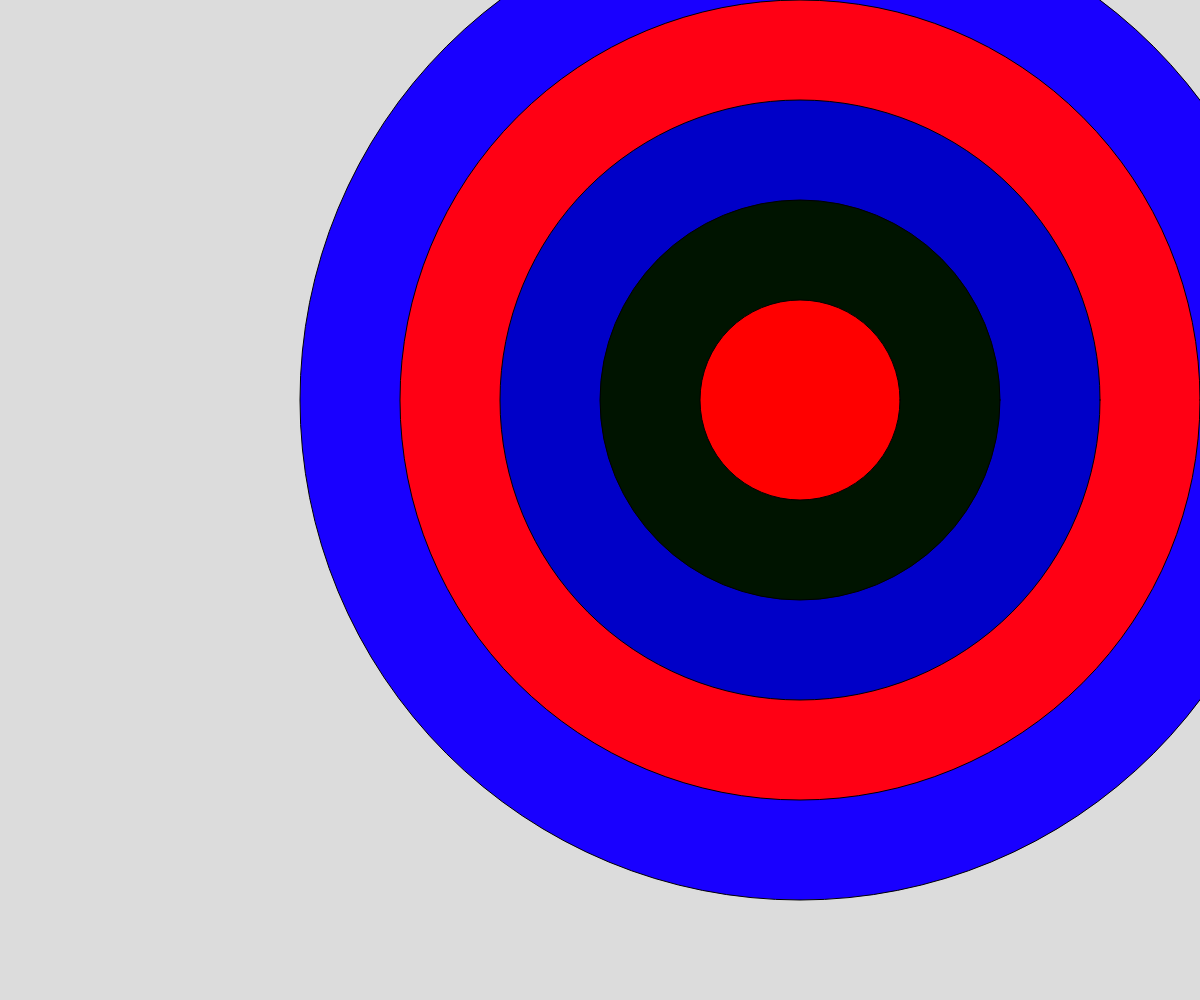
Frame 1 (no input)
Frame 60 (no input): identical to frame 1, image omitted
Frame 120 (the mouse pressed at the canvas centre since frame 60): identical to frame 1, image omitted

The p5.js sketch that drew this single still picture (run headless with seeded random() and noise() and a simulated clock; from frame 60 on, the mouse is pressed at the canvas centre):

// p5.js sketch
// ── sketch.js
// Project Title
// Your Name
// Date
//
// Extra for Experts:
// - describe what you did to take this project "above and beyond"
let x = 800;
let y = 400;
let colors = [];

function setup() {
  createCanvas(windowWidth, windowHeight);
  colors.push(color(255,0,0));
  colors.push(color(0,20,0));
  colors.push(color(0,0,200));
  colors.push(color(255,0,20));
  colors.push(color(25,0,255));

}

function drawTargetWhile(){
  let diameter = 200;
  let counter = 0;
  while (counter < 5){
    ellipse(width/2, height/2,diameter, diameter);
    diameter -= 40;
    counter ++;
  }
}

function drawTargetFor(){
  
  for (let i = 5; i > 0; i--){
    fill(colors[i-1]);
    ellipse(x,y,i*200, i*200);
  }
}

function draw() {
  background(220);
  //drawTargetWhile();
  drawTargetFor();
}
